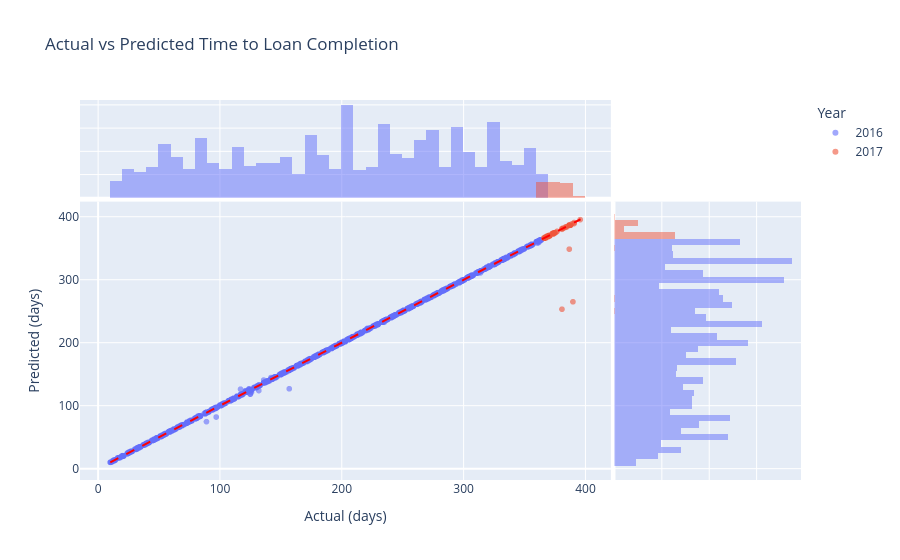

Source (notebook cell):
### Code cell
plot_df = pd.DataFrame({
    'Actual (days)': y_test.values,
    'Predicted (days)': y_pred
})

reference_date = pd.Timestamp('2016-01-01', tz='UTC')
plot_df['Year'] = (reference_date + pd.to_timedelta(plot_df['Actual (days)'], unit='D')).dt.year.astype(str)

fig = px.scatter(
    plot_df,
    x='Actual (days)',
    y='Predicted (days)',
    color='Year',
    marginal_x='histogram',
    marginal_y='histogram',
    title='Actual vs Predicted Time to Loan Completion',
    opacity=0.6
)
fig.add_shape(
    type='line',
    x0=plot_df['Actual (days)'].min(),
    y0=plot_df['Actual (days)'].min(),
    x1=plot_df['Actual (days)'].max(),
    y1=plot_df['Actual (days)'].max(),
    line=dict(color='red', dash='dash', width=2)
)
fig.show()

### Figure 1 — Plotly figure (JSON) as saved in the notebook; plotly's stock layout.template omitted (floating-point values rounded to 4 significant figures; data arrays with more than 128 entries replaced by an {"elided": "..."} marker saying what was removed)
{"data": [{"hovertemplate": "Year=2016<br>Actual (days)=%{x}<br>Predicted (days)=%{y}<extra></extra>", "legendgroup": "2016", "marker": {"color": "#636efa", "opacity": 0.6, "symbol": "circle"}, "mode": "markers", "name": "2016", "showlegend": true, "type": "scattergl", "x": {"elided": "3294 int values"}, "xaxis": "x", "y": {"elided": "3294 float values"}, "yaxis": "y"}, {"bingroup": "x", "hovertemplate": "Year=2016<br>Actual (days)=%{x}<br>count=%{y}<extra></extra>", "legendgroup": "2016", "marker": {"color": "#636efa"}, "name": "2016", "opacity": 0.5, "showlegend": false, "type": "histogram", "x": {"elided": "3294 int values"}, "xaxis": "x3", "yaxis": "y3"}, {"bingroup": "y", "hovertemplate": "Year=2016<br>Predicted (days)=%{y}<br>count=%{x}<extra></extra>", "legendgroup": "2016", "marker": {"color": "#636efa"}, "name": "2016", "opacity": 0.5, "showlegend": false, "type": "histogram", "xaxis": "x2", "y": {"elided": "3294 float values"}, "yaxis": "y2"}, {"hovertemplate": "Year=2017<br>Actual (days)=%{x}<br>Predicted (days)=%{y}<extra></extra>", "legendgroup": "2017", "marker": {"color": "#EF553B", "opacity": 0.6, "symbol": "circle"}, "mode": "markers", "name": "2017", "showlegend": true, "type": "scattergl", "x": [369, 384, 367, 367, 368, 374, 370, 382, 387, 369, 370, 369, 367, 370, 370, 375, 387, 369, 368, 367, 373, 391, 370, 387, 389, 366, 369, 374, 370, 370, 381, 367, 371, 375, 376, 387, 387, 370, 370, 374, 374, 373, 369, 369, 387, 368, 370, 367, 387, 388, 370, 370, 369, 387, 381, 382, 369, 371, 370, 369, 387, 391, 387, 369, 384, 387, 368, 369, 388, 387, 368, 368, 370, 370, 371, 368, 387, 369, 387, 387, 387, 381, 396, 377, 387, 367, 387, 375, 370, 390, 387, 368, 369, 385, 367, 371, 374, 374, 388, 387, 373, 368, 367], "xaxis": "x", "y": [369.6, 383.6, 366.6, 367.7, 367.8, 373.4, 370.6, 382.3, 387.1, 369.1, 370.5, 369.8, 367.4, 369.6, 369.3, 374.5, 387.0, 369.2, 367.6, 366.4, 373.6, 389.7, 370.6, 387.1, 389.1, 366.8, 369.2, 374.7, 370.3, 369.4, 253.6, 366.8, 370.6, 375.2, 375.5, 387.0, 387.0, 370.4, 370.7, 374.9, 373.4, 373.7, 369.7, 369.4, 387.0, 367.4, 369.6, 366.7, 387.0, 387.0, 369.2, 370.5, 369.1, 387.1, 380.5, 382.2, 368.9, 370.4, 370.5, 369.1, 387.0, 391.4, 349.1, 369.0, 384.4, 387.0, 367.3, 369.0, 387.0, 387.0, 367.5, 367.5, 370.5, 370.7, 370.4, 369.1, 387.1, 369.1, 387.0, 387.2, 387.0, 381.9, 396.0, 377.4, 387.5, 366.6, 387.2, 374.9, 369.1, 265.4, 387.0, 367.7, 369.1, 384.5, 367.8, 370.3, 373.2, 373.9, 387.1, 387.1, 373.5, 367.4, 366.6], "yaxis": "y"}, {"bingroup": "x", "hovertemplate": "Year=2017<br>Actual (days)=%{x}<br>count=%{y}<extra></extra>", "legendgroup": "2017", "marker": {"color": "#EF553B"}, "name": "2017", "opacity": 0.5, "showlegend": false, "type": "histogram", "x": [369, 384, 367, 367, 368, 374, 370, 382, 387, 369, 370, 369, 367, 370, 370, 375, 387, 369, 368, 367, 373, 391, 370, 387, 389, 366, 369, 374, 370, 370, 381, 367, 371, 375, 376, 387, 387, 370, 370, 374, 374, 373, 369, 369, 387, 368, 370, 367, 387, 388, 370, 370, 369, 387, 381, 382, 369, 371, 370, 369, 387, 391, 387, 369, 384, 387, 368, 369, 388, 387, 368, 368, 370, 370, 371, 368, 387, 369, 387, 387, 387, 381, 396, 377, 387, 367, 387, 375, 370, 390, 387, 368, 369, 385, 367, 371, 374, 374, 388, 387, 373, 368, 367], "xaxis": "x3", "yaxis": "y3"}, {"bingroup": "y", "hovertemplate": "Year=2017<br>Predicted (days)=%{y}<br>count=%{x}<extra></extra>", "legendgroup": "2017", "marker": {"color": "#EF553B"}, "name": "2017", "opacity": 0.5, "showlegend": false, "type": "histogram", "xaxis": "x2", "y": [369.6, 383.6, 366.6, 367.7, 367.8, 373.4, 370.6, 382.3, 387.1, 369.1, 370.5, 369.8, 367.4, 369.6, 369.3, 374.5, 387.0, 369.2, 367.6, 366.4, 373.6, 389.7, 370.6, 387.1, 389.1, 366.8, 369.2, 374.7, 370.3, 369.4, 253.6, 366.8, 370.6, 375.2, 375.5, 387.0, 387.0, 370.4, 370.7, 374.9, 373.4, 373.7, 369.7, 369.4, 387.0, 367.4, 369.6, 366.7, 387.0, 387.0, 369.2, 370.5, 369.1, 387.1, 380.5, 382.2, 368.9, 370.4, 370.5, 369.1, 387.0, 391.4, 349.1, 369.0, 384.4, 387.0, 367.3, 369.0, 387.0, 387.0, 367.5, 367.5, 370.5, 370.7, 370.4, 369.1, 387.1, 369.1, 387.0, 387.2, 387.0, 381.9, 396.0, 377.4, 387.5, 366.6, 387.2, 374.9, 369.1, 265.4, 387.0, 367.7, 369.1, 384.5, 367.8, 370.3, 373.2, 373.9, 387.1, 387.1, 373.5, 367.4, 366.6], "yaxis": "y2"}], "layout": {"barmode": "overlay", "legend": {"title": {"text": "Year"}, "tracegroupgap": 0}, "shapes": [{"line": {"color": "red", "dash": "dash", "width": 2}, "type": "line", "x0": 10, "x1": 396, "y0": 10, "y1": 396}], "title": {"text": "Actual vs Predicted Time to Loan Completion"}, "xaxis": {"anchor": "y", "domain": [0, 0.7363], "title": {"text": "Actual (days)"}}, "xaxis2": {"anchor": "y2", "domain": [0.7413, 1], "matches": "x2", "showgrid": true, "showline": false, "showticklabels": false, "ticks": ""}, "xaxis3": {"anchor": "y3", "domain": [0, 0.7363], "matches": "x", "showgrid": true, "showticklabels": false}, "xaxis4": {"anchor": "y4", "domain": [0.7413, 1], "matches": "x2", "showgrid": true, "showline": false, "showticklabels": false, "ticks": ""}, "yaxis": {"anchor": "x", "domain": [0, 0.7326], "title": {"text": "Predicted (days)"}}, "yaxis2": {"anchor": "x2", "domain": [0, 0.7326], "matches": "y", "showgrid": true, "showticklabels": false}, "yaxis3": {"anchor": "x3", "domain": [0.7426, 1], "matches": "y3", "showgrid": true, "showline": false, "showticklabels": false, "ticks": ""}, "yaxis4": {"anchor": "x4", "domain": [0.7426, 1], "matches": "y3", "showgrid": true, "showline": false, "showticklabels": false, "ticks": ""}}}
